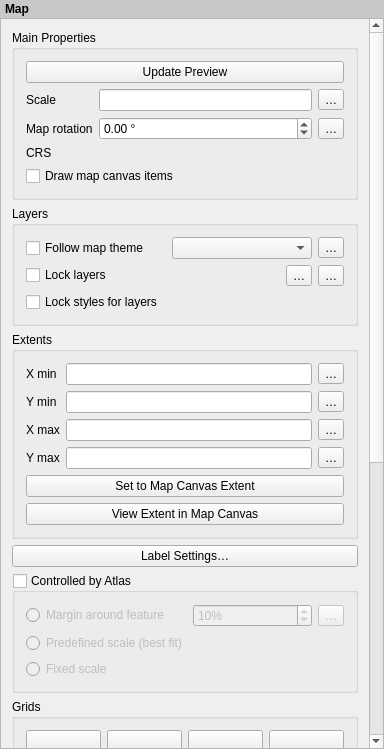
<?xml version="1.0" encoding="UTF-8"?>
<ui version="4.0">
 <class>QgsLayoutMapWidgetBase</class>
 <widget class="QWidget" name="QgsLayoutMapWidgetBase">
  <property name="geometry">
   <rect>
    <x>0</x>
    <y>0</y>
    <width>384</width>
    <height>749</height>
   </rect>
  </property>
  <property name="sizePolicy">
   <sizepolicy hsizetype="Expanding" vsizetype="Expanding">
    <horstretch>0</horstretch>
    <verstretch>0</verstretch>
   </sizepolicy>
  </property>
  <property name="windowTitle">
   <string>Map Options</string>
  </property>
  <layout class="QVBoxLayout" name="verticalLayout_2">
   <property name="spacing">
    <number>0</number>
   </property>
   <property name="leftMargin">
    <number>0</number>
   </property>
   <property name="topMargin">
    <number>0</number>
   </property>
   <property name="rightMargin">
    <number>0</number>
   </property>
   <property name="bottomMargin">
    <number>0</number>
   </property>
   <item>
    <widget class="QLabel" name="mLabel">
     <property name="sizePolicy">
      <sizepolicy hsizetype="Preferred" vsizetype="Maximum">
       <horstretch>0</horstretch>
       <verstretch>0</verstretch>
      </sizepolicy>
     </property>
     <property name="styleSheet">
      <string notr="true">padding: 2px; font-weight: bold; background-color: rgb(200, 200, 200);</string>
     </property>
     <property name="text">
      <string>Map</string>
     </property>
    </widget>
   </item>
   <item>
    <widget class="QgsScrollArea" name="scrollArea">
     <property name="frameShape">
      <enum>QFrame::StyledPanel</enum>
     </property>
     <property name="widgetResizable">
      <bool>true</bool>
     </property>
     <widget class="QWidget" name="scrollAreaWidgetContents">
      <property name="geometry">
       <rect>
        <x>0</x>
        <y>0</y>
        <width>368</width>
        <height>1373</height>
       </rect>
      </property>
      <property name="sizePolicy">
       <sizepolicy hsizetype="Preferred" vsizetype="Maximum">
        <horstretch>0</horstretch>
        <verstretch>0</verstretch>
       </sizepolicy>
      </property>
      <layout class="QVBoxLayout" name="mainLayout">
       <item>
        <widget class="QgsCollapsibleGroupBoxBasic" name="groupBox">
         <property name="focusPolicy">
          <enum>Qt::StrongFocus</enum>
         </property>
         <property name="title">
          <string>Main Properties</string>
         </property>
         <property name="syncGroup" stdset="0">
          <string notr="true">composeritem</string>
         </property>
         <property name="collapsed" stdset="0">
          <bool>false</bool>
         </property>
         <layout class="QGridLayout" name="gridLayout_5">
          <item row="3" column="0">
           <widget class="QLabel" name="mMapRotationLabel_2">
            <property name="text">
             <string>CRS</string>
            </property>
           </widget>
          </item>
          <item row="2" column="1">
           <layout class="QHBoxLayout" name="horizontalLayout_7">
            <item>
             <widget class="QgsDoubleSpinBox" name="mMapRotationSpinBox">
              <property name="wrapping">
               <bool>true</bool>
              </property>
              <property name="suffix">
               <string> °</string>
              </property>
              <property name="minimum">
               <double>-360.000000000000000</double>
              </property>
              <property name="maximum">
               <double>360.000000000000000</double>
              </property>
             </widget>
            </item>
            <item>
             <widget class="QgsPropertyOverrideButton" name="mMapRotationDDBtn">
              <property name="text">
               <string>…</string>
              </property>
             </widget>
            </item>
           </layout>
          </item>
          <item row="5" column="0" colspan="2">
           <widget class="QCheckBox" name="mDrawCanvasItemsCheckBox">
            <property name="text">
             <string>Draw map canvas items</string>
            </property>
           </widget>
          </item>
          <item row="1" column="1">
           <layout class="QHBoxLayout" name="horizontalLayout_6">
            <item>
             <widget class="QLineEdit" name="mScaleLineEdit">
              <property name="inputMask">
               <string/>
              </property>
             </widget>
            </item>
            <item>
             <widget class="QgsPropertyOverrideButton" name="mScaleDDBtn">
              <property name="text">
               <string>…</string>
              </property>
             </widget>
            </item>
           </layout>
          </item>
          <item row="1" column="0">
           <widget class="QLabel" name="label_2">
            <property name="text">
             <string>Scale</string>
            </property>
            <property name="buddy">
             <cstring>mScaleLineEdit</cstring>
            </property>
           </widget>
          </item>
          <item row="3" column="1">
           <widget class="QgsProjectionSelectionWidget" name="mCrsSelector" native="true">
            <property name="focusPolicy">
             <enum>Qt::StrongFocus</enum>
            </property>
           </widget>
          </item>
          <item row="2" column="0">
           <widget class="QLabel" name="mMapRotationLabel">
            <property name="text">
             <string>Map rotation</string>
            </property>
           </widget>
          </item>
          <item row="0" column="0" colspan="2">
           <widget class="QPushButton" name="mUpdatePreviewButton">
            <property name="text">
             <string>Update Preview</string>
            </property>
           </widget>
          </item>
         </layout>
        </widget>
       </item>
       <item>
        <widget class="QgsCollapsibleGroupBoxBasic" name="groupBox_2">
         <property name="title">
          <string>Layers</string>
         </property>
         <layout class="QVBoxLayout" name="verticalLayout_4">
          <item>
           <layout class="QHBoxLayout" name="horizontalLayout_12">
            <item>
             <widget class="QCheckBox" name="mFollowVisibilityPresetCheckBox">
              <property name="text">
               <string>Follow map theme</string>
              </property>
             </widget>
            </item>
            <item>
             <widget class="QComboBox" name="mFollowVisibilityPresetCombo"/>
            </item>
            <item>
             <widget class="QgsPropertyOverrideButton" name="mStylePresetsDDBtn">
              <property name="text">
               <string>…</string>
              </property>
             </widget>
            </item>
           </layout>
          </item>
          <item>
           <layout class="QHBoxLayout" name="horizontalLayout_10">
            <item>
             <widget class="QCheckBox" name="mKeepLayerListCheckBox">
              <property name="sizePolicy">
               <sizepolicy hsizetype="Preferred" vsizetype="Maximum">
                <horstretch>0</horstretch>
                <verstretch>0</verstretch>
               </sizepolicy>
              </property>
              <property name="text">
               <string>Lock layers</string>
              </property>
             </widget>
            </item>
            <item>
             <spacer name="horizontalSpacer">
              <property name="orientation">
               <enum>Qt::Horizontal</enum>
              </property>
              <property name="sizeHint" stdset="0">
               <size>
                <width>40</width>
                <height>20</height>
               </size>
              </property>
             </spacer>
            </item>
            <item>
             <widget class="QToolButton" name="mLayerListFromPresetButton">
              <property name="text">
               <string>…</string>
              </property>
              <property name="popupMode">
               <enum>QToolButton::InstantPopup</enum>
              </property>
             </widget>
            </item>
            <item>
             <widget class="QgsPropertyOverrideButton" name="mLayersDDBtn">
              <property name="text">
               <string>…</string>
              </property>
             </widget>
            </item>
           </layout>
          </item>
          <item>
           <widget class="QCheckBox" name="mKeepLayerStylesCheckBox">
            <property name="text">
             <string>Lock styles for layers</string>
            </property>
           </widget>
          </item>
         </layout>
        </widget>
       </item>
       <item>
        <widget class="QgsCollapsibleGroupBoxBasic" name="mExtentsCheckBox">
         <property name="focusPolicy">
          <enum>Qt::StrongFocus</enum>
         </property>
         <property name="title">
          <string>Extents</string>
         </property>
         <property name="syncGroup" stdset="0">
          <string notr="true">composeritem</string>
         </property>
         <property name="collapsed" stdset="0">
          <bool>false</bool>
         </property>
         <layout class="QGridLayout" name="gridLayout">
          <item row="0" column="0">
           <widget class="QLabel" name="mXMinLabel">
            <property name="enabled">
             <bool>true</bool>
            </property>
            <property name="text">
             <string>X min</string>
            </property>
            <property name="wordWrap">
             <bool>false</bool>
            </property>
            <property name="buddy">
             <cstring>mXMinLineEdit</cstring>
            </property>
           </widget>
          </item>
          <item row="0" column="1">
           <layout class="QHBoxLayout" name="horizontalLayout">
            <item>
             <widget class="QLineEdit" name="mXMinLineEdit"/>
            </item>
            <item>
             <widget class="QgsPropertyOverrideButton" name="mXMinDDBtn">
              <property name="text">
               <string>…</string>
              </property>
             </widget>
            </item>
           </layout>
          </item>
          <item row="1" column="0">
           <widget class="QLabel" name="mYMinLabel">
            <property name="text">
             <string>Y min</string>
            </property>
            <property name="wordWrap">
             <bool>false</bool>
            </property>
            <property name="buddy">
             <cstring>mYMinLineEdit</cstring>
            </property>
           </widget>
          </item>
          <item row="1" column="1">
           <layout class="QHBoxLayout" name="horizontalLayout_3">
            <item>
             <widget class="QLineEdit" name="mYMinLineEdit"/>
            </item>
            <item>
             <widget class="QgsPropertyOverrideButton" name="mYMinDDBtn">
              <property name="text">
               <string>…</string>
              </property>
             </widget>
            </item>
           </layout>
          </item>
          <item row="2" column="0">
           <widget class="QLabel" name="mXMaxLabel">
            <property name="text">
             <string>X max</string>
            </property>
            <property name="wordWrap">
             <bool>false</bool>
            </property>
            <property name="buddy">
             <cstring>mXMaxLineEdit</cstring>
            </property>
           </widget>
          </item>
          <item row="2" column="1">
           <layout class="QHBoxLayout" name="horizontalLayout_4">
            <item>
             <widget class="QLineEdit" name="mXMaxLineEdit"/>
            </item>
            <item>
             <widget class="QgsPropertyOverrideButton" name="mXMaxDDBtn">
              <property name="text">
               <string>…</string>
              </property>
             </widget>
            </item>
           </layout>
          </item>
          <item row="3" column="0">
           <widget class="QLabel" name="mYMaxLabel">
            <property name="text">
             <string>Y max</string>
            </property>
            <property name="wordWrap">
             <bool>false</bool>
            </property>
            <property name="buddy">
             <cstring>mYMaxLineEdit</cstring>
            </property>
           </widget>
          </item>
          <item row="3" column="1">
           <layout class="QHBoxLayout" name="horizontalLayout_5">
            <item>
             <widget class="QLineEdit" name="mYMaxLineEdit"/>
            </item>
            <item>
             <widget class="QgsPropertyOverrideButton" name="mYMaxDDBtn">
              <property name="text">
               <string>…</string>
              </property>
             </widget>
            </item>
           </layout>
          </item>
          <item row="4" column="0" colspan="2">
           <widget class="QPushButton" name="mSetToMapCanvasExtentButton">
            <property name="text">
             <string>Set to Map Canvas Extent</string>
            </property>
           </widget>
          </item>
          <item row="5" column="0" colspan="2">
           <widget class="QPushButton" name="mViewExtentInCanvasButton">
            <property name="text">
             <string>View Extent in Map Canvas</string>
            </property>
           </widget>
          </item>
         </layout>
        </widget>
       </item>
       <item>
        <widget class="QPushButton" name="mLabelSettingsButton">
         <property name="text">
          <string>Label Settings…</string>
         </property>
        </widget>
       </item>
       <item>
        <widget class="QgsCollapsibleGroupBoxBasic" name="mAtlasCheckBox">
         <property name="title">
          <string>Controlled by Atlas</string>
         </property>
         <property name="checkable">
          <bool>true</bool>
         </property>
         <property name="checked">
          <bool>false</bool>
         </property>
         <property name="collapsed" stdset="0">
          <bool>true</bool>
         </property>
         <property name="syncGroup" stdset="0">
          <string notr="true">composeritem</string>
         </property>
         <layout class="QGridLayout" name="gridLayout_2">
          <item row="0" column="0">
           <widget class="QRadioButton" name="mAtlasMarginRadio">
            <property name="enabled">
             <bool>false</bool>
            </property>
            <property name="text">
             <string>Margin around feature</string>
            </property>
           </widget>
          </item>
          <item row="0" column="1">
           <layout class="QHBoxLayout" name="horizontalLayout_11">
            <item>
             <widget class="QgsSpinBox" name="mAtlasMarginSpinBox">
              <property name="enabled">
               <bool>false</bool>
              </property>
              <property name="sizePolicy">
               <sizepolicy hsizetype="Expanding" vsizetype="Fixed">
                <horstretch>0</horstretch>
                <verstretch>0</verstretch>
               </sizepolicy>
              </property>
              <property name="suffix">
               <string>%</string>
              </property>
              <property name="maximum">
               <number>9999</number>
              </property>
              <property name="value">
               <number>10</number>
              </property>
             </widget>
            </item>
            <item>
             <widget class="QgsPropertyOverrideButton" name="mAtlasMarginDDBtn">
              <property name="text">
               <string>…</string>
              </property>
             </widget>
            </item>
           </layout>
          </item>
          <item row="1" column="0">
           <widget class="QRadioButton" name="mAtlasPredefinedScaleRadio">
            <property name="toolTip">
             <string>Use one of the predefined scales of the project where the atlas feature best fits.</string>
            </property>
            <property name="text">
             <string>Predefined scale (best fit)</string>
            </property>
           </widget>
          </item>
          <item row="2" column="0">
           <widget class="QRadioButton" name="mAtlasFixedScaleRadio">
            <property name="enabled">
             <bool>false</bool>
            </property>
            <property name="text">
             <string>Fixed scale</string>
            </property>
           </widget>
          </item>
         </layout>
        </widget>
       </item>
       <item>
        <widget class="QgsCollapsibleGroupBoxBasic" name="mGridGroupBox">
         <property name="focusPolicy">
          <enum>Qt::StrongFocus</enum>
         </property>
         <property name="title">
          <string>Grids</string>
         </property>
         <property name="collapsed" stdset="0">
          <bool>true</bool>
         </property>
         <property name="syncGroup" stdset="0">
          <string notr="true">composeritem</string>
         </property>
         <layout class="QVBoxLayout" name="verticalLayout_3">
          <item>
           <layout class="QHBoxLayout" name="horizontalLayout_8">
            <item>
             <widget class="QPushButton" name="mAddGridPushButton">
              <property name="toolTip">
               <string>Add a new grid</string>
              </property>
              <property name="text">
               <string/>
              </property>
              <property name="icon">
               <iconset resource="../../../images/images.qrc">
                <normaloff>:/images/themes/default/symbologyAdd.svg</normaloff>:/images/themes/default/symbologyAdd.svg</iconset>
              </property>
             </widget>
            </item>
            <item>
             <widget class="QPushButton" name="mRemoveGridPushButton">
              <property name="toolTip">
               <string>Remove selected grid</string>
              </property>
              <property name="text">
               <string/>
              </property>
              <property name="icon">
               <iconset resource="../../../images/images.qrc">
                <normaloff>:/images/themes/default/symbologyRemove.svg</normaloff>:/images/themes/default/symbologyRemove.svg</iconset>
              </property>
             </widget>
            </item>
            <item>
             <widget class="QPushButton" name="mGridUpButton">
              <property name="toolTip">
               <string>Move selected grid up</string>
              </property>
              <property name="text">
               <string/>
              </property>
              <property name="icon">
               <iconset resource="../../../images/images.qrc">
                <normaloff>:/images/themes/default/mActionArrowUp.svg</normaloff>:/images/themes/default/mActionArrowUp.svg</iconset>
              </property>
             </widget>
            </item>
            <item>
             <widget class="QPushButton" name="mGridDownButton">
              <property name="toolTip">
               <string>Move selected grid down</string>
              </property>
              <property name="text">
               <string/>
              </property>
              <property name="icon">
               <iconset resource="../../../images/images.qrc">
                <normaloff>:/images/themes/default/mActionArrowDown.svg</normaloff>:/images/themes/default/mActionArrowDown.svg</iconset>
              </property>
             </widget>
            </item>
           </layout>
          </item>
          <item>
           <widget class="QListWidget" name="mGridListWidget">
            <property name="sizePolicy">
             <sizepolicy hsizetype="Expanding" vsizetype="Expanding">
              <horstretch>0</horstretch>
              <verstretch>0</verstretch>
             </sizepolicy>
            </property>
            <property name="maximumSize">
             <size>
              <width>16777215</width>
              <height>90</height>
             </size>
            </property>
           </widget>
          </item>
          <item>
           <layout class="QHBoxLayout" name="horizontalLayout_13">
            <item>
             <widget class="QCheckBox" name="mDrawGridCheckBox">
              <property name="text">
               <string>Draw grid</string>
              </property>
              <property name="checked">
               <bool>true</bool>
              </property>
             </widget>
            </item>
            <item>
             <widget class="QPushButton" name="mGridPropertiesButton">
              <property name="text">
               <string>Modify Grid…</string>
              </property>
             </widget>
            </item>
           </layout>
          </item>
         </layout>
        </widget>
       </item>
       <item>
        <widget class="QgsCollapsibleGroupBoxBasic" name="mOverviewsGroupBox">
         <property name="focusPolicy">
          <enum>Qt::StrongFocus</enum>
         </property>
         <property name="title">
          <string>Overviews</string>
         </property>
         <property name="syncGroup" stdset="0">
          <string notr="true">composeritem</string>
         </property>
         <property name="collapsed" stdset="0">
          <bool>true</bool>
         </property>
         <layout class="QVBoxLayout" name="verticalLayout">
          <item>
           <layout class="QHBoxLayout" name="horizontalLayout_9">
            <item>
             <widget class="QPushButton" name="mAddOverviewPushButton">
              <property name="toolTip">
               <string>Add a new overview</string>
              </property>
              <property name="text">
               <string/>
              </property>
              <property name="icon">
               <iconset resource="../../../images/images.qrc">
                <normaloff>:/images/themes/default/symbologyAdd.svg</normaloff>:/images/themes/default/symbologyAdd.svg</iconset>
              </property>
             </widget>
            </item>
            <item>
             <widget class="QPushButton" name="mRemoveOverviewPushButton">
              <property name="toolTip">
               <string>Remove selected overview</string>
              </property>
              <property name="text">
               <string/>
              </property>
              <property name="icon">
               <iconset resource="../../../images/images.qrc">
                <normaloff>:/images/themes/default/symbologyRemove.svg</normaloff>:/images/themes/default/symbologyRemove.svg</iconset>
              </property>
             </widget>
            </item>
            <item>
             <widget class="QPushButton" name="mOverviewUpButton">
              <property name="toolTip">
               <string>Move selected overview up</string>
              </property>
              <property name="text">
               <string/>
              </property>
              <property name="icon">
               <iconset resource="../../../images/images.qrc">
                <normaloff>:/images/themes/default/mActionArrowUp.svg</normaloff>:/images/themes/default/mActionArrowUp.svg</iconset>
              </property>
             </widget>
            </item>
            <item>
             <widget class="QPushButton" name="mOverviewDownButton">
              <property name="toolTip">
               <string>Move selected overview down</string>
              </property>
              <property name="text">
               <string/>
              </property>
              <property name="icon">
               <iconset resource="../../../images/images.qrc">
                <normaloff>:/images/themes/default/mActionArrowDown.svg</normaloff>:/images/themes/default/mActionArrowDown.svg</iconset>
              </property>
             </widget>
            </item>
           </layout>
          </item>
          <item>
           <widget class="QListWidget" name="mOverviewListWidget">
            <property name="sizePolicy">
             <sizepolicy hsizetype="Expanding" vsizetype="Expanding">
              <horstretch>0</horstretch>
              <verstretch>0</verstretch>
             </sizepolicy>
            </property>
            <property name="maximumSize">
             <size>
              <width>16777215</width>
              <height>90</height>
             </size>
            </property>
           </widget>
          </item>
          <item>
           <widget class="QgsCollapsibleGroupBoxBasic" name="mOverviewCheckBox">
            <property name="title">
             <string>Draw overview</string>
            </property>
            <property name="checkable">
             <bool>true</bool>
            </property>
            <property name="checked">
             <bool>true</bool>
            </property>
            <property name="syncGroup" stdset="0">
             <string notr="true">composermapoverview</string>
            </property>
            <property name="collapsed" stdset="0">
             <bool>false</bool>
            </property>
            <layout class="QGridLayout" name="gridLayout_8" columnstretch="0,1">
             <item row="0" column="0">
              <widget class="QLabel" name="mOverviewFrameMapLabel">
               <property name="text">
                <string>Map frame</string>
               </property>
              </widget>
             </item>
             <item row="0" column="1">
              <widget class="QgsLayoutItemComboBox" name="mOverviewFrameMapComboBox"/>
             </item>
             <item row="1" column="0">
              <widget class="QLabel" name="mOverviewFrameStyleLabel">
               <property name="text">
                <string>Frame style</string>
               </property>
              </widget>
             </item>
             <item row="2" column="0">
              <widget class="QLabel" name="mOverviewBlendModeLabel">
               <property name="text">
                <string>Blending mode</string>
               </property>
              </widget>
             </item>
             <item row="2" column="1">
              <widget class="QgsBlendModeComboBox" name="mOverviewBlendModeComboBox"/>
             </item>
             <item row="3" column="0" colspan="2">
              <widget class="QCheckBox" name="mOverviewInvertCheckbox">
               <property name="text">
                <string>Invert overview</string>
               </property>
              </widget>
             </item>
             <item row="4" column="0" colspan="2">
              <widget class="QCheckBox" name="mOverviewCenterCheckbox">
               <property name="text">
                <string>Center on overview</string>
               </property>
              </widget>
             </item>
             <item row="1" column="1">
              <widget class="QgsSymbolButton" name="mOverviewFrameStyleButton">
               <property name="sizePolicy">
                <sizepolicy hsizetype="Preferred" vsizetype="Fixed">
                 <horstretch>0</horstretch>
                 <verstretch>0</verstretch>
                </sizepolicy>
               </property>
               <property name="text">
                <string>Change…</string>
               </property>
              </widget>
             </item>
            </layout>
           </widget>
          </item>
         </layout>
        </widget>
       </item>
      </layout>
     </widget>
    </widget>
   </item>
  </layout>
 </widget>
 <layoutdefault spacing="6" margin="11"/>
 <customwidgets>
  <customwidget>
   <class>QgsScrollArea</class>
   <extends>QScrollArea</extends>
   <header>qgsscrollarea.h</header>
   <container>1</container>
  </customwidget>
  <customwidget>
   <class>QgsCollapsibleGroupBoxBasic</class>
   <extends>QGroupBox</extends>
   <header>qgscollapsiblegroupbox.h</header>
   <container>1</container>
  </customwidget>
  <customwidget>
   <class>QgsDoubleSpinBox</class>
   <extends>QDoubleSpinBox</extends>
   <header>qgsdoublespinbox.h</header>
  </customwidget>
  <customwidget>
   <class>QgsSpinBox</class>
   <extends>QSpinBox</extends>
   <header>qgsspinbox.h</header>
  </customwidget>
  <customwidget>
   <class>QgsBlendModeComboBox</class>
   <extends>QComboBox</extends>
   <header>qgsblendmodecombobox.h</header>
  </customwidget>
  <customwidget>
   <class>QgsSymbolButton</class>
   <extends>QToolButton</extends>
   <header>qgssymbolbutton.h</header>
  </customwidget>
  <customwidget>
   <class>QgsPropertyOverrideButton</class>
   <extends>QToolButton</extends>
   <header>qgspropertyoverridebutton.h</header>
  </customwidget>
  <customwidget>
   <class>QgsProjectionSelectionWidget</class>
   <extends>QWidget</extends>
   <header>qgsprojectionselectionwidget.h</header>
   <container>1</container>
  </customwidget>
  <customwidget>
   <class>QgsLayoutItemComboBox</class>
   <extends>QComboBox</extends>
   <header>qgslayoutitemcombobox.h</header>
  </customwidget>
 </customwidgets>
 <tabstops>
  <tabstop>scrollArea</tabstop>
  <tabstop>groupBox</tabstop>
  <tabstop>mUpdatePreviewButton</tabstop>
  <tabstop>mScaleLineEdit</tabstop>
  <tabstop>mScaleDDBtn</tabstop>
  <tabstop>mMapRotationSpinBox</tabstop>
  <tabstop>mMapRotationDDBtn</tabstop>
  <tabstop>mCrsSelector</tabstop>
  <tabstop>mDrawCanvasItemsCheckBox</tabstop>
  <tabstop>mFollowVisibilityPresetCheckBox</tabstop>
  <tabstop>mFollowVisibilityPresetCombo</tabstop>
  <tabstop>mStylePresetsDDBtn</tabstop>
  <tabstop>mKeepLayerListCheckBox</tabstop>
  <tabstop>mLayerListFromPresetButton</tabstop>
  <tabstop>mLayersDDBtn</tabstop>
  <tabstop>mKeepLayerStylesCheckBox</tabstop>
  <tabstop>mExtentsCheckBox</tabstop>
  <tabstop>mXMinLineEdit</tabstop>
  <tabstop>mXMinDDBtn</tabstop>
  <tabstop>mYMinLineEdit</tabstop>
  <tabstop>mYMinDDBtn</tabstop>
  <tabstop>mXMaxLineEdit</tabstop>
  <tabstop>mXMaxDDBtn</tabstop>
  <tabstop>mYMaxLineEdit</tabstop>
  <tabstop>mYMaxDDBtn</tabstop>
  <tabstop>mSetToMapCanvasExtentButton</tabstop>
  <tabstop>mViewExtentInCanvasButton</tabstop>
  <tabstop>mLabelSettingsButton</tabstop>
  <tabstop>mAtlasCheckBox</tabstop>
  <tabstop>mAtlasMarginRadio</tabstop>
  <tabstop>mAtlasMarginSpinBox</tabstop>
  <tabstop>mAtlasMarginDDBtn</tabstop>
  <tabstop>mAtlasPredefinedScaleRadio</tabstop>
  <tabstop>mAtlasFixedScaleRadio</tabstop>
  <tabstop>mGridGroupBox</tabstop>
  <tabstop>mAddGridPushButton</tabstop>
  <tabstop>mRemoveGridPushButton</tabstop>
  <tabstop>mGridUpButton</tabstop>
  <tabstop>mGridDownButton</tabstop>
  <tabstop>mGridListWidget</tabstop>
  <tabstop>mDrawGridCheckBox</tabstop>
  <tabstop>mGridPropertiesButton</tabstop>
  <tabstop>mOverviewsGroupBox</tabstop>
  <tabstop>mAddOverviewPushButton</tabstop>
  <tabstop>mRemoveOverviewPushButton</tabstop>
  <tabstop>mOverviewUpButton</tabstop>
  <tabstop>mOverviewDownButton</tabstop>
  <tabstop>mOverviewListWidget</tabstop>
  <tabstop>mOverviewCheckBox</tabstop>
  <tabstop>mOverviewFrameMapComboBox</tabstop>
  <tabstop>mOverviewFrameStyleButton</tabstop>
  <tabstop>mOverviewBlendModeComboBox</tabstop>
  <tabstop>mOverviewInvertCheckbox</tabstop>
  <tabstop>mOverviewCenterCheckbox</tabstop>
  <tabstop>mDrawGridCheckBox</tabstop>
  <tabstop>mGridPropertiesButton</tabstop>
 </tabstops>
 <resources>
  <include location="../../../images/images.qrc"/>
  <include location="../../../images/images.qrc"/>
  <include location="../../../images/images.qrc"/>
  <include location="../../../images/images.qrc"/>
  <include location="../../../images/images.qrc"/>
  <include location="../../../images/images.qrc"/>
  <include location="../../../images/images.qrc"/>
  <include location="../../../images/images.qrc"/>
  <include location="../../../images/images.qrc"/>
  <include location="../../../images/images.qrc"/>
  <include location="../../../images/images.qrc"/>
  <include location="../../../images/images.qrc"/>
  <include location="../../../images/images.qrc"/>
  <include location="../../../images/images.qrc"/>
  <include location="../../../images/images.qrc"/>
  <include location="../../../images/images.qrc"/>
  <include location="../../../images/images.qrc"/>
  <include location="../../../images/images.qrc"/>
  <include location="../../../images/images.qrc"/>
  <include location="../../../images/images.qrc"/>
  <include location="../../../images/images.qrc"/>
  <include location="../../../images/images.qrc"/>
  <include location="../../../images/images.qrc"/>
  <include location="../../../images/images.qrc"/>
  <include location="../../../images/images.qrc"/>
  <include location="../../../images/images.qrc"/>
  <include location="../../../images/images.qrc"/>
  <include location="../../../images/images.qrc"/>
  <include location="../../../images/images.qrc"/>
  <include location="../../../images/images.qrc"/>
  <include location="../../../images/images.qrc"/>
  <include location="../../../images/images.qrc"/>
 </resources>
 <connections/>
</ui>
